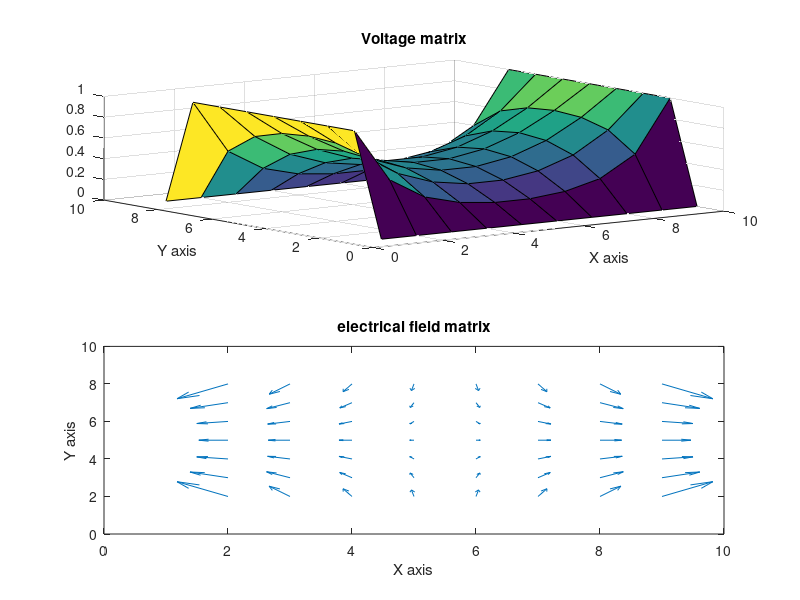

The MATLAB script that drew this image:
clear var;

%initialize matrix
nx = 10;
ny = 9;
iteration =30;
matrixV = zeros(ny,nx);

%boundary condition
matrixV(:,1)=ones(1,ny);
matrixV(:,nx)=ones(1,ny);
matrixV(1,:)=zeros(1,nx);
matrixV(ny,:)=zeros(1,nx);

matrixEx=zeros(ny,nx);
matrixEy=zeros(ny,nx);

ax1 = subplot(2,1,1);
ax2 = subplot(2,1,2);
%loop across iteration
for t=1:iteration
    for i = 2:ny-1
        surf(ax1,matrixV);
            title(ax1,'Voltage matrix');
            xlabel(ax1,'X axis');
            ylabel(ax1,'Y axis');
            pause(0.001);
        quiver(ax2,matrixEx,matrixEy);
        title(ax2,'electrical field matrix');
            xlabel(ax2,'X axis');
            ylabel(ax2,'Y axis');
        for j = 2:nx-1
            
            
            
            %note i is y and j is x
%             if i==1
%                 %bottom boundary
%                 matrixV(i,j)=matrixV(i+1,j);
%             elseif i==ny
%                 %top boundary
%                 matrixV(i,j)=matrixV(i-1,j);
                
            
            matrixV(i,j)=(matrixV(i+1,j)+matrixV(i-1,j)+matrixV(i,j+1)+matrixV(i,j-1))/4;
            matrixEx(i,j)= (matrixV(i,j+1)-matrixV(i,j-1))/2;
            matrixEy(i,j)= (matrixV(i+1,j)-matrixV(i-1,j))/2;
            
            
        end
    end
end